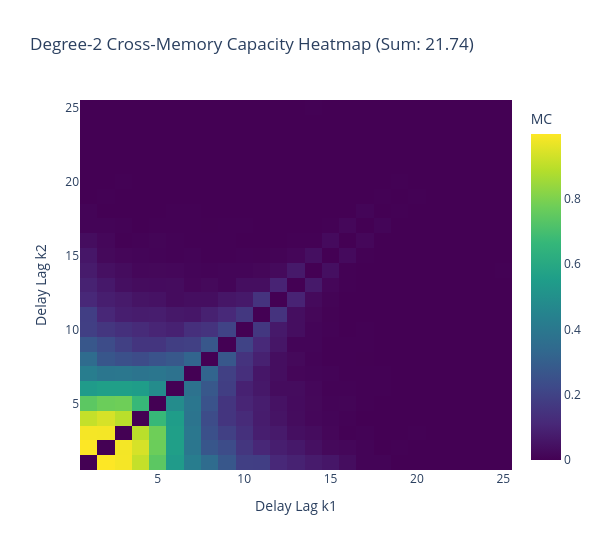

The cell this chart's notebook holds for it:
### Code cell
heat_deg2 = np.zeros((k_cross, k_cross))

for idx, (k1, k2) in enumerate(cross_pairs):
    cap = c_cross2[idx]
    # Since we do (1, 2) and since (2, 1) is the same, we can just set both
    heat_deg2[k1 - 1, k2 - 1] = cap
    heat_deg2[k2 - 1, k1 - 1] = cap

lags = list(range(1, k_cross + 1))

fig_heat2 = go.Figure(
    data=go.Heatmap(
        z=heat_deg2,
        x=lags,
        y=lags,
        colorscale="Viridis",
        colorbar=dict(title="MC"),
        hovertemplate="Delay k1: %{x}<br>Delay k2: %{y}<br>Capacity: %{z:.4f}<extra></extra>",
    )
)

fig_heat2.update_layout(
    title=f"Degree-2 Cross-Memory Capacity Heatmap (Sum: {np.sum(c_cross2):.2f})",
    xaxis_title="Delay Lag k1",
    yaxis_title="Delay Lag k2",
    template="plotly_white",
    width=600,
    height=550,
)

fig_heat2.show()

### Figure 1 — Plotly figure (JSON) as saved in the notebook; plotly's stock layout.template omitted (floating-point values rounded to 4 significant figures; data arrays with more than 128 entries replaced by an {"elided": "..."} marker saying what was removed)
{"data": [{"colorbar": {"title": {"text": "MC"}}, "colorscale": [[0, "#440154"], [0.1111, "#482878"], [0.2222, "#3e4989"], [0.3333, "#31688e"], [0.4444, "#26828e"], [0.5556, "#1f9e89"], [0.6667, "#35b779"], [0.7778, "#6ece58"], [0.8889, "#b5de2b"], [1, "#fde725"]], "hovertemplate": "Delay k1: %{x}<br>Delay k2: %{y}<br>Capacity: %{z:.4f}<extra></extra>", "type": "heatmap", "x": [1, 2, 3, 4, 5, 6, 7, 8, 9, 10, 11, 12, 13, 14, 15, 16, 17, 18, 19, 20, 21, 22, 23, 24, 25], "y": [1, 2, 3, 4, 5, 6, 7, 8, 9, 10, 11, 12, 13, 14, 15, 16, 17, 18, 19, 20, 21, 22, 23, 24, 25], "z": {"elided": "25x25 float values"}}], "layout": {"height": 550, "title": {"text": "Degree-2 Cross-Memory Capacity Heatmap (Sum: 21.74)"}, "width": 600, "xaxis": {"title": {"text": "Delay Lag k1"}}, "yaxis": {"title": {"text": "Delay Lag k2"}}}}
